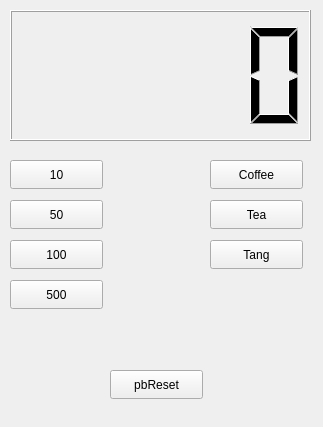
<?xml version="1.0" encoding="UTF-8"?>
<ui version="4.0">
 <class>Widget</class>
 <widget class="QWidget" name="Widget">
  <property name="geometry">
   <rect>
    <x>0</x>
    <y>0</y>
    <width>323</width>
    <height>427</height>
   </rect>
  </property>
  <property name="windowTitle">
   <string>Widget</string>
  </property>
  <widget class="QLCDNumber" name="lcdNumber">
   <property name="geometry">
    <rect>
     <x>10</x>
     <y>10</y>
     <width>301</width>
     <height>131</height>
    </rect>
   </property>
  </widget>
  <widget class="QPushButton" name="pbCoin10">
   <property name="geometry">
    <rect>
     <x>10</x>
     <y>160</y>
     <width>93</width>
     <height>29</height>
    </rect>
   </property>
   <property name="text">
    <string>10</string>
   </property>
  </widget>
  <widget class="QPushButton" name="pbCoin50">
   <property name="geometry">
    <rect>
     <x>10</x>
     <y>200</y>
     <width>93</width>
     <height>29</height>
    </rect>
   </property>
   <property name="text">
    <string>50</string>
   </property>
  </widget>
  <widget class="QPushButton" name="pbCoin100">
   <property name="geometry">
    <rect>
     <x>10</x>
     <y>240</y>
     <width>93</width>
     <height>29</height>
    </rect>
   </property>
   <property name="text">
    <string>100</string>
   </property>
  </widget>
  <widget class="QPushButton" name="pbCoffee">
   <property name="geometry">
    <rect>
     <x>210</x>
     <y>160</y>
     <width>93</width>
     <height>29</height>
    </rect>
   </property>
   <property name="text">
    <string>Coffee</string>
   </property>
  </widget>
  <widget class="QPushButton" name="pbCoin500">
   <property name="geometry">
    <rect>
     <x>10</x>
     <y>280</y>
     <width>93</width>
     <height>29</height>
    </rect>
   </property>
   <property name="text">
    <string>500</string>
   </property>
  </widget>
  <widget class="QPushButton" name="pbTea">
   <property name="geometry">
    <rect>
     <x>210</x>
     <y>200</y>
     <width>93</width>
     <height>29</height>
    </rect>
   </property>
   <property name="text">
    <string>Tea</string>
   </property>
  </widget>
  <widget class="QPushButton" name="pbTang">
   <property name="geometry">
    <rect>
     <x>210</x>
     <y>240</y>
     <width>93</width>
     <height>29</height>
    </rect>
   </property>
   <property name="text">
    <string>Tang</string>
   </property>
  </widget>
  <widget class="QPushButton" name="pbReset">
   <property name="geometry">
    <rect>
     <x>110</x>
     <y>370</y>
     <width>93</width>
     <height>29</height>
    </rect>
   </property>
   <property name="text">
    <string>pbReset</string>
   </property>
  </widget>
 </widget>
 <resources/>
 <connections/>
</ui>
